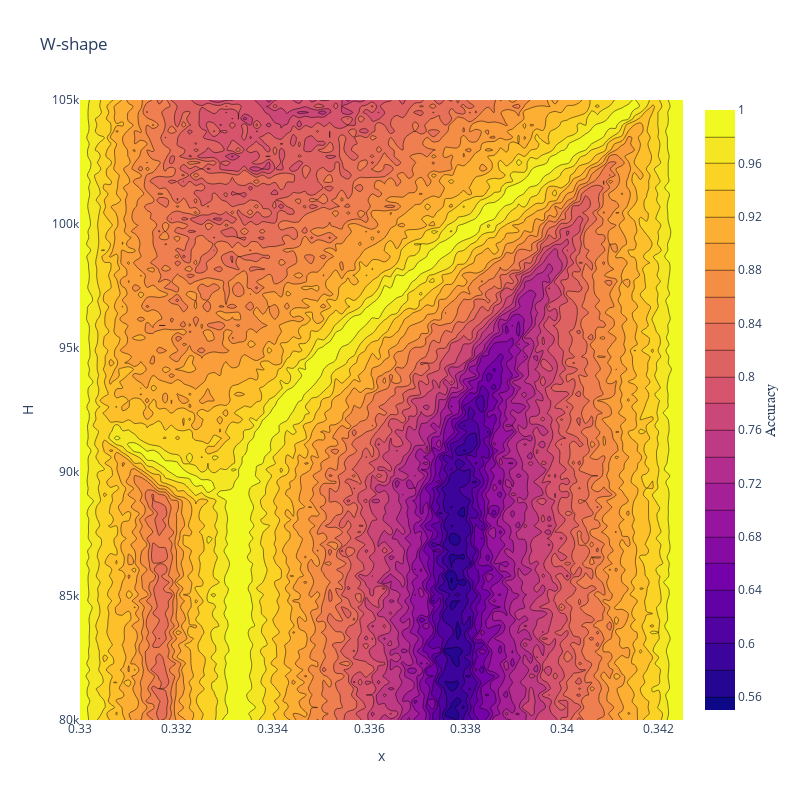

Here is the notebook cell this chart was saved with:
### Code cell
fig = go.Figure()

# Calculated w-shape
fig.add_trace(
    go.Contour(
        z=Z.T,
        x=X,
        y=H,
        ncontours=37,
        colorbar=dict(
            title='Accuracy', # title here
            titleside='right',
            titlefont=dict(
                size=14,
                family='Arial, sans-serif'
            )
        )
    )
)

# # Theoretical phase transition
# fig.add_trace(
#     go.Contour(
#         z=Z_th.T,
#         x=np.linspace(X[0], X[-1], 501),
#         y=np.linspace(H[0], H[-1], 3000),
#         ncontours=37,
#         contours_coloring='none'
#     )
# )

fig.update_layout(
    width=800,
    height=800, 
    title='W-shape',
    xaxis_title="x",
    yaxis_title="H",
)

fig.update_xaxes(nticks=12)
fig.update_yaxes(nticks=12)

fig.show()
